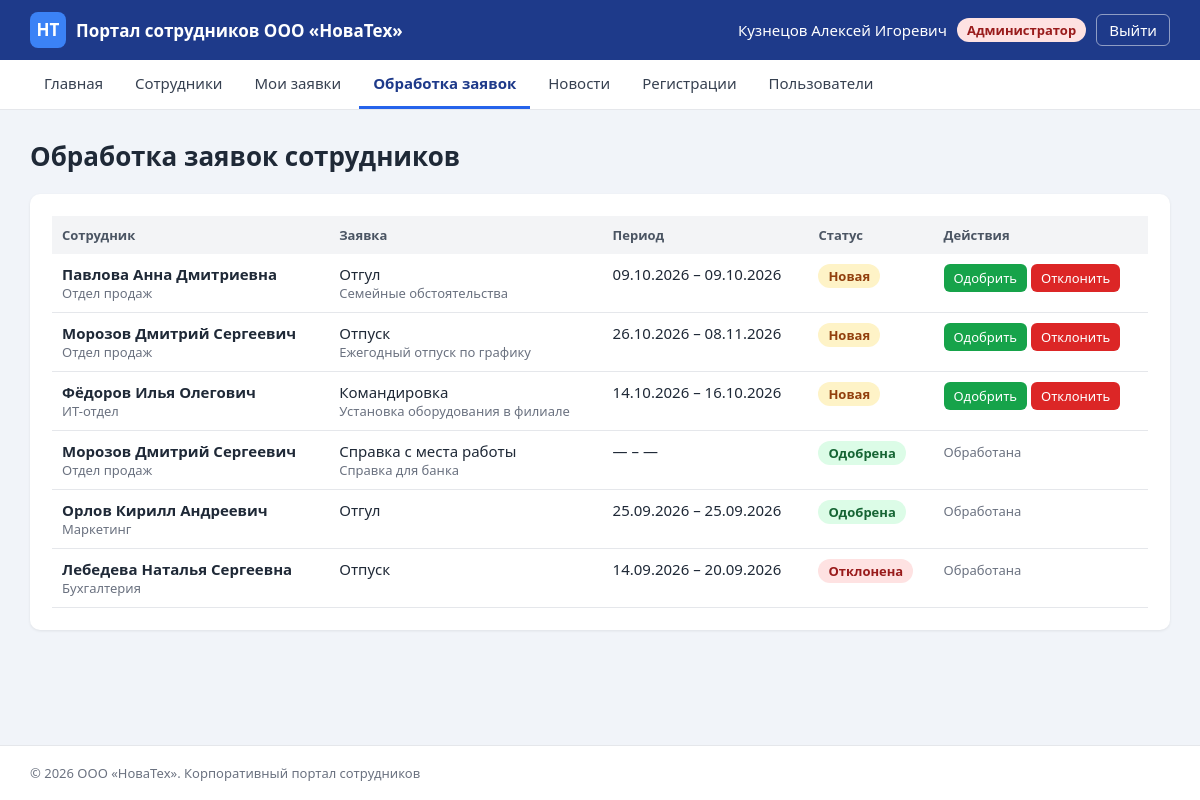
The app's page /admin/requests.php (signed in) with its own data.
### tables this page shows
CREATE TABLE requests (
    id INT AUTO_INCREMENT PRIMARY KEY,
    user_id INT NOT NULL,
    type VARCHAR(50) NOT NULL,
    date_from DATE,
    date_to DATE,
    comment TEXT,
    status ENUM('new', 'approved', 'rejected') NOT NULL DEFAULT 'new',
    created_at TIMESTAMP DEFAULT CURRENT_TIMESTAMP,
    FOREIGN KEY (user_id) REFERENCES users(id) ON DELETE CASCADE
);

CREATE TABLE users (
    id INT AUTO_INCREMENT PRIMARY KEY,
    login VARCHAR(50) NOT NULL UNIQUE,
    password VARCHAR(255) NOT NULL,
    full_name VARCHAR(150) NOT NULL,
    position VARCHAR(100),
    department VARCHAR(100),
    email VARCHAR(100),
    phone VARCHAR(30),
    role ENUM('admin', 'manager', 'employee') NOT NULL DEFAULT 'employee',
    is_approved TINYINT(1) NOT NULL DEFAULT 0,
    created_at TIMESTAMP DEFAULT CURRENT_TIMESTAMP
);

### includes/functions.php (called while the page is built, shortened)
<?php
$status_names = [
    'new'      => 'Новая',
    'approved' => 'Одобрена',
    'rejected' => 'Отклонена',
];
function e($text)
{
    return htmlspecialchars($text ?? '', ENT_QUOTES, 'UTF-8');
}
function format_date($date)
{
    return $date ? date('d.m.Y', strtotime($date)) : '—';
}

### admin/requests.php (the view, shortened to what this page needs)
<?php
require '../includes/config.php';
require '../includes/functions.php';
$requests = $pdo->query("SELECT requests.*, users.full_name, users.department
                         FROM requests JOIN users ON requests.user_id = users.id
                         ORDER BY requests.status = 'new' DESC, requests.created_at DESC")->fetchAll();
include '../includes/header.php';
?>
<h1>Обработка заявок сотрудников</h1>
<div class="card">
    <table>
        <tr>
            <th>Сотрудник</th>
            <th>Заявка</th>
            <th>Период</th>
            <th>Статус</th>
            <th>Действия</th>
        </tr>
        <?php foreach ($requests as $r): ?>
            <tr>
                <td><b><?= e($r['full_name']) ?></b><div class="muted small"><?= e($r['department']) ?></div></td>
                <td><?= e($r['type']) ?><div class="muted small"><?= e($r['comment']) ?></div></td>
                <td><?= format_date($r['date_from']) ?> – <?= format_date($r['date_to']) ?></td>
                <td><span class="status status-<?= e($r['status']) ?>"><?= e($status_names[$r['status']]) ?></span></td>
                <td class="nowrap">
                    <?php if ($r['status'] == 'new'): ?>
                        <form method="post" class="inline">
                            <button name="status" value="approved" class="btn btn-small btn-green">Одобрить</button>
                            <button name="status" value="rejected" class="btn btn-small btn-red">Отклонить</button>
                        </form>
                    <?php else: ?>
                        <span class="muted small">Обработана</span>
                    <?php endif; ?>
                </td>
            </tr>
        <?php endforeach; ?>
    </table>
</div>
<?php include '../includes/footer.php'; ?>

### style/style.css (style rules this page uses)
* { box-sizing: border-box; }
html { height: 100%; }
body { min-height: 100vh; display: flex; flex-direction: column; margin: 0; font-family: "Segoe UI", Arial, sans-serif; font-size: 15px; color: #1f2937; background: #f1f4f9; }
h1 { font-size: 26px; margin: 0 0 20px; }
.muted { color: #6b7280; }
.small { font-size: 13px; }
.nowrap { white-space: nowrap; }
.card { background: #fff; border-radius: 10px; padding: 22px; margin-bottom: 20px; box-shadow: 0 1px 3px rgba(0, 0, 0, 0.08); }
table { width: 100%; border-collapse: collapse; }
th { text-align: left; background: #f3f4f6; color: #4b5563; font-size: 13px; padding: 10px; }
td { padding: 10px; border-bottom: 1px solid #e5e7eb; vertical-align: top; }
form .btn { margin-top: 18px; }
form.inline { display: inline; }
form.inline .btn { margin-top: 0; }
.btn { display: inline-block; padding: 9px 18px; border: none; border-radius: 6px; background: #2563eb; color: #fff; font-size: 15px; font-family: inherit; cursor: pointer; }
.btn-green { background: #16a34a; }
.btn-red { background: #dc2626; }
.btn-small { padding: 5px 10px; font-size: 13px; }
.status, .role { display: inline-block; padding: 3px 10px; border-radius: 20px; font-size: 13px; font-weight: 600; }
.status-new { background: #fef3c7; color: #92400e; }
.status-approved { background: #dcfce7; color: #166534; }
.status-rejected { background: #fee2e2; color: #991b1b; }

### records on screen
requests: user.full_name "Павлова Анна Дмитриевна", user.department "Отдел продаж", type "Отгул", comment "Семейные обстоятельства", date_from "09.10.2026", date_to "09.10.2026", status "Новая"
requests: user.full_name "Морозов Дмитрий Сергеевич", user.department "Отдел продаж", type "Отпуск", comment "Ежегодный отпуск по графику", date_from "26.10.2026", date_to "08.11.2026", status "Новая"
requests: user.full_name "Фёдоров Илья Олегович", user.department "ИТ-отдел", type "Командировка", comment "Установка оборудования в филиале", date_from "14.10.2026", date_to "16.10.2026", status "Новая"
requests: user.full_name "Морозов Дмитрий Сергеевич", user.department "Отдел продаж", type "Справка с места работы", comment "Справка для банка", date_from "—", date_to "—", status "Одобрена", shows "Обработана"
requests: user.full_name "Орлов Кирилл Андреевич", user.department "Маркетинг", type "Отгул", date_from "25.09.2026", date_to "25.09.2026", status "Одобрена", shows "Обработана"
requests: user.full_name "Лебедева Наталья Сергеевна", user.department "Бухгалтерия", type "Отпуск", date_from "14.09.2026", date_to "20.09.2026", status "Отклонена", shows "Обработана"

### other values on screen
$_SESSION['full_name'] "Кузнецов Алексей Игоревич"
$role_names[$_SESSION['role']] "Администратор"
$title "Главная Сотрудники Мои заявки Обработка заявок Новости Регистрации Пользователи"
